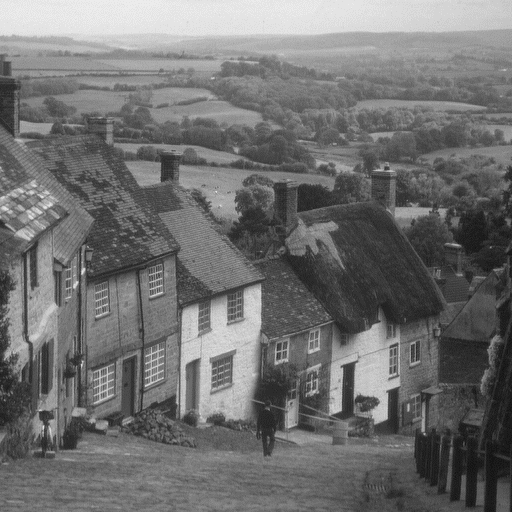
%> input picture 1/2/Goldhill.bmp, 512 x 512 px
$ octave hw122.m   (GNU Octave 9; MATLAB toolbox functions it lacks are replaced by stand-ins)
%> lines starting %> are read from the running program, lines starting %| are printed output that depends on the picture
### 1/2/myDownsample.m
function imgOut = myDownsample(img,factor)
[rows,columns]=size(img);
i=1;j=1;
imgOut = zeros(rows/factor, columns/factor);
for x=1:factor:rows
    for y=1:factor:columns
        imgOut(i,j)=img(x,y);
        j=j+1;
    end
i = i+1;
j=1;
end

### 1/2/averaging.m
function res = averaging(img)
[x,y] = size(img);
res = zeros(x,y);
windows = 8;
for i=1:windows:x
    for j=1:windows:y
        res(i:i+windows-1,j:j+windows-1)=...
            mean2(img(i:i+windows-1,j:j+windows-1));
    end
end

end

### 1/2/bi_inter.m
function [Y] = bi_inter(I, ratio)
[h, w] = size(I);
H = (ratio * h);
W = (ratio * w);
Y = zeros(H,W);
hs = (h/H);
ws = (w/W);
    for i=1:H
      y = (hs * i) + (0.5 * (1 - 1/ratio));
        for j=1:W
           x = (ws * j) + (0.5 * (1 - 1/ratio));
      %// Any values out of acceptable range
          x(x < 1) = 1;
          x(x > h - 0.001) = h - 0.001;
          x1 = floor(x);
          x2 = x1 + 1;
          y(y < 1) = 1;
          y(y > w - 0.001) = w - 0.001;
          y1 = floor(y);
          y2 = y1 + 1;
      %// 4 Neighboring Pixels
          NP1 = I(y1,x1);
          NP2 = I(y1,x2);
          NP3 = I(y2,x1);
          NP4 = I(y2,x2);
      %// 4 Pixels Weights
          PW1 = (y2-y)*(x2-x);
          PW2 = (y2-y)*(x-x1);
          PW3 = (x2-x)*(y-y1);
          PW4 = (y-y1)*(x-x1);
          Y(i,j) = PW1 * NP1 + PW2 * NP2 + PW3 * NP3 + PW4 * NP4;
        end
    end
  end

### 1/2/hw122.m
clc;
clear all;
close all;

img = imread('goldhill.bmp');
%> img is the input picture: size 512x512 uint8; min 20, max 236, mean 112.2

downsampled = myDownsample(img, 2);
%> after the loop in myDownsample, `for x=1:factor:rows`:
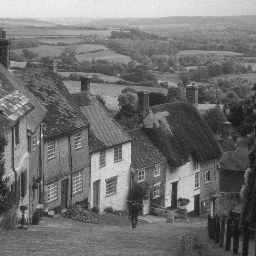
%> imgOut: size 256x256 double; min 20, max 236, mean 112.5
%> after the loop in myDownsample, `for x=1:factor:rows`: i = 257
avDownSampled = myDownsample(averaging(img),2);
%> after the loop in averaging, `for i=1:windows:x`:
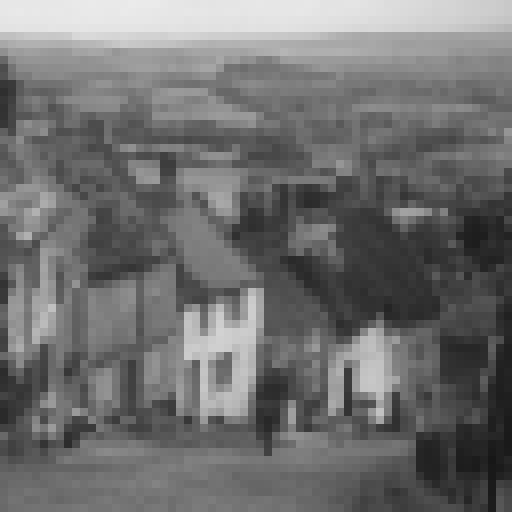
%> res: size 512x512 double; min 23.5, max 235, mean 112.2
% [4 lines of commented-out code are left out]

avgUpBi = bi_inter(downsampled,2);
%> after the loop in bi_inter, `for i=1:H`: x = 256
figure;
imshow(avgUpBi,[]);
%
% avgUpnear = upsample_nearest(avDownSampled);
% figure;
% imshow(avgUpnear,[]);
err =immse(avgUpBi,img);
%> err = 93.34
